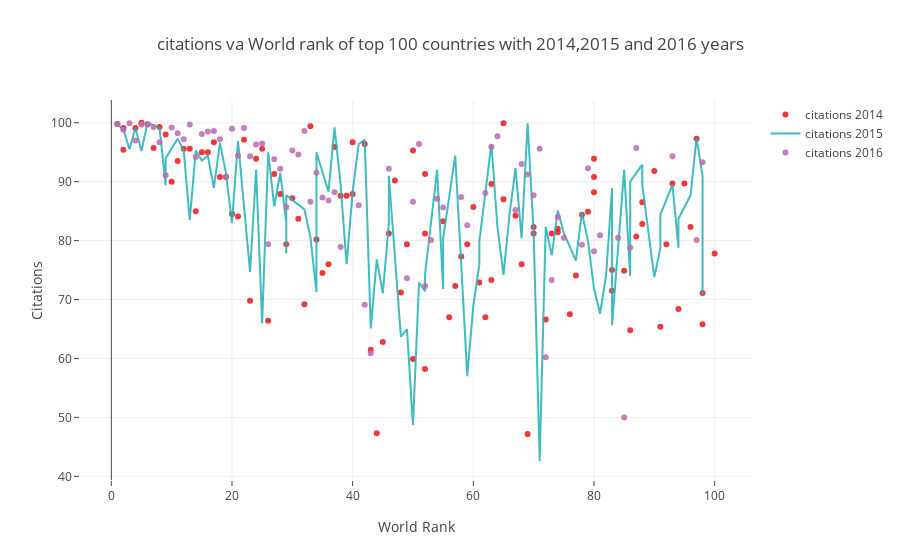

Write notebook code for a chart like this one.
### Markdown cell above
df2014=my_data[my_data == 2014].iloc[:100,:]
df2015=my_data[my_data == 2014].iloc[:100,:]
df2016=my_data[

### Code cell
df2014=my_data[my_data.year == 2014].iloc[:100,:]
df2015=my_data[my_data.year == 2015].iloc[:100,:]
df2016=my_data[my_data.year == 2016].iloc[:100,:]
trace1=go.Scatter(x=df2014.world_rank,y=df2014.citations,mode='markers',name='citations 2014',text=df2014.university_name,
       marker=dict(color='rgba(239, 26, 26, 0.87)'))
trace2=go.Scatter(x=df2015.world_rank,y=df2015.citations,mode='lines',name='citations 2015',text=df2015.university_name,
       marker=dict(color='rgba(35, 179, 184, 0.87)'))
trace3=go.Scatter(x=df2016.world_rank,y=df2016.citations,mode='markers',name='citations 2016',text=df2016.university_name,
       marker=dict(color='rgba(188, 108, 178, 0.87)'))
data=[trace1,trace2,trace3]
layout=dict(title='citations va World rank of top 100 countries with 2014,2015 and 2016 years',
            xaxis=dict(title='World Rank',ticklen=5),
            yaxis=dict(title='Citations',ticklen=5))
fig=dict(layout=layout,data=data)
iplot(fig)

### Figure 1 — Plotly figure (JSON) as saved in the notebook; plotly's stock layout.template omitted (floating-point values rounded to 4 significant figures)
{"data": [{"marker": {"color": "rgba(239, 26, 26, 0.87)"}, "mode": "markers", "name": "citations 2014", "text": ["California Institute of Technology", "Harvard University", "University of Oxford", "Stanford University", "Massachusetts Institute of Technology", "Princeton University", "University of Cambridge", "University of California, Berkeley", "University of Chicago", "Imperial College London", "Yale University", "University of California, Los Angeles", "Columbia University", "ETH Zurich – Swiss Federal Institute of Technology Zurich", "Johns Hopkins University", "University of Pennsylvania", "Duke University", "University of Michigan", "Cornell University", "University of Toronto", "University College London", "Northwestern University", "University of Tokyo", "Carnegie Mellon University", "University of Washington", "National University of Singapore", "University of Texas at Austin", "Georgia Institute of Technology", "University of Illinois at Urbana-Champaign", "University of Wisconsin-Madison", "University of British Columbia", "London School of Economics and Political Science", "University of California, Santa Barbara", "University of Melbourne", "McGill University", "Karolinska Institute", "École Polytechnique Fédérale de Lausanne", "King’s College London", "University of Edinburgh", "New York University", "University of California, San Diego", "Washington University in St Louis", "University of Hong Kong", "Seoul National University", "Peking University", "University of Minnesota", "University of North Carolina at Chapel Hill", "Australian National University", "Pennsylvania State University", "Boston University", "Tsinghua University", "Brown University", "Kyoto University", "University of California, Davis", "LMU Munich", "Korea Advanced Institute of Science and Technology (KAIST)", "Hong Kong University of Science and Technology", "University of Manchester", "Ohio State University", "Pohang University of Science and Technology", "KU Leuven", "Purdue University", "The University of Queensland", "University of Göttingen", "Rice University", "École Normale Supérieure", "Leiden University", "Heidelberg University", "Delft University of Technology", "University of Southern California", "École Polytechnique", "University of Sydney", "Erasmus University Rotterdam", "University of Basel", "Utrecht University", "Nanyang Technological University", "Wageningen University and Research Center", "University of Pittsburgh", "University of Bristol", "Durham University", "Emory University", "Tufts University", "Michigan State University", "University of Amsterdam", "Ghent University", "Free University of Berlin", "Technical University of Munich", "Case Western Reserve University", "Vanderbilt University", "University of Notre Dame", "Monash University", "McMaster University", "University of California, Irvine", "Humboldt University of Berlin", "University of Rochester", "Pierre and Marie Curie University", "University of Colorado Boulder", "Maastricht University", "University of Groningen", "University of Helsinki"], "type": "scatter", "uid": "8890a1aa-fb56-470f-833a-4bb5fdccfaad", "x": ["1", "2", "2", "4", "5", "6", "7", "8", "9", "10", "11", "12", "13", "14", "15", "16", "17", "18", "19", "20", "21", "22", "23", "24", "25", "26", "27", "28", "29", "30", "31", "32", "33", "34", "35", "36", "37", "38", "39", "40", "40", "42", "43", "44", "45", "46", "47", "48", "49", "50", "50", "52", "52", "52", "55", "56", "57", "58", "59", "60", "61", "62", "63", "63", "65", "65", "67", "68", "69", "70", "70", "72", "73", "74", "74", "76", "77", "78", "79", "80", "80", "80", "83", "83", "85", "86", "87", "88", "88", "90", "91", "92", "93", "94", "95", "96", "97", "98", "98", "100"], "y": [99.8, 99.1, 95.4, 99.1, 100, 99.7, 95.7, 99.3, 98, 90, 93.5, 95.6, 95.6, 85, 95, 95, 96.7, 90.8, 90.8, 84.5, 84.1, 97.1, 69.8, 93.9, 95.6, 66.4, 91.3, 87.9, 79.4, 87.2, 83.7, 69.2, 99.4, 80.2, 74.5, 76, 95.9, 87.6, 87.6, 87.9, 96.7, 96.4, 61.5, 47.3, 62.8, 81.2, 90.2, 71.2, 79.4, 95.3, 59.9, 91.3, 58.2, 81.2, 83.3, 67, 72.3, 77.3, 79.4, 85.7, 72.9, 67, 73.3, 89.6, 99.9, 87, 84.2, 76, 47.2, 81.2, 82.3, 66.6, 81.2, 81.4, 82, 67.5, 74.1, 84.4, 84.9, 88.2, 90.8, 93.9, 71.5, 75, 74.9, 64.8, 80.7, 82.8, 86.5, 91.8, 65.4, 79.4, 89.7, 68.4, 89.7, 82.3, 97.3, 65.8, 71.1, 77.8]}, {"marker": {"color": "rgba(35, 179, 184, 0.87)"}, "mode": "lines", "name": "citations 2015", "text": ["California Institute of Technology", "Harvard University", "University of Oxford", "Stanford University", "University of Cambridge", "Massachusetts Institute of Technology", "Princeton University", "University of California, Berkeley", "Imperial College London", "Yale University", "University of Chicago", "University of California, Los Angeles", "ETH Zurich – Swiss Federal Institute of Technology Zurich", "Columbia University", "Johns Hopkins University", "University of Pennsylvania", "University of Michigan", "Duke University", "Cornell University", "University of Toronto", "Northwestern University", "University College London", "University of Tokyo", "Carnegie Mellon University", "National University of Singapore", "University of Washington", "Georgia Institute of Technology", "University of Texas at Austin", "LMU Munich", "University of Illinois at Urbana-Champaign", "University of Wisconsin-Madison", "University of British Columbia", "University of Melbourne", "London School of Economics and Political Science", "École Polytechnique Fédérale de Lausanne", "University of Edinburgh", "University of California, Santa Barbara", "New York University", "McGill University", "King’s College London", "University of California, San Diego", "Washington University in St Louis", "University of Hong Kong", "Karolinska Institute", "Australian National University", "University of Minnesota", "University of North Carolina at Chapel Hill", "Peking University", "Tsinghua University", "Seoul National University", "Hong Kong University of Science and Technology", "Korea Advanced Institute of Science and Technology (KAIST)", "University of Manchester", "Brown University", "KU Leuven", "University of California, Davis", "Boston University", "Pennsylvania State University", "Kyoto University", "University of Sydney", "Nanyang Technological University", "École Polytechnique", "Scuola Normale Superiore di Pisa", "Leiden University", "The University of Queensland", "Pohang University of Science and Technology", "University of Göttingen", "Ohio State University", "Rice University", "Heidelberg University", "Delft University of Technology", "Erasmus University Rotterdam", "Wageningen University and Research Center", "University of Bristol", "University of Basel", "University of Southern California", "University of Amsterdam", "École Normale Supérieure", "Utrecht University", "Humboldt University of Berlin", "Free University of Berlin", "Michigan State University", "Durham University", "Monash University", "Middle East Technical University", "University of Arizona", "University of Notre Dame", "Tufts University", "University of California, Irvine", "Ghent University", "University of Massachusetts", "University of Pittsburgh", "Emory University", "McMaster University", "University of Glasgow", "Vanderbilt University", "University of Colorado Boulder", "Stockholm University", "Technical University of Munich", "Uppsala University"], "type": "scatter", "uid": "f59bb437-a919-4bc7-9a92-eb1218bd76dc", "x": ["1", "2", "3", "4", "5", "6", "7", "8", "9", "9", "11", "12", "13", "14", "15", "16", "17", "18", "19", "20", "21", "22", "23", "24", "25", "26", "27", "28", "29", "29", "29", "32", "33", "34", "34", "36", "37", "38", "39", "40", "41", "42", "43", "44", "45", "46", "46", "48", "49", "50", "51", "52", "52", "54", "55", "55", "57", "58", "59", "60", "61", "61", "63", "64", "65", "66", "67", "68", "69", "70", "71", "72", "73", "74", "75", "75", "77", "78", "79", "80", "81", "82", "83", "83", "85", "86", "86", "88", "88", "90", "91", "91", "93", "94", "94", "96", "97", "98", "98", "98"], "y": [99.7, 98.9, 95.5, 99.1, 95.2, 100, 99.6, 99.1, 89.4, 94, 97.3, 95.3, 83.5, 95.3, 93.6, 94.4, 88.9, 96.6, 91.5, 83, 96.9, 85.1, 74.7, 92, 66, 95, 85.8, 91.5, 83, 77.8, 87.7, 85.3, 80.6, 71.3, 95, 88.3, 99.2, 89.5, 76, 88.3, 96.4, 97.1, 65.1, 76.8, 71.1, 82.9, 91, 63.7, 65, 48.7, 72.9, 71.4, 74.3, 92, 71.8, 80.4, 94.4, 76, 57, 69, 75.9, 79.9, 96.4, 82.3, 74.2, 84.4, 92.3, 80.4, 99.9, 81.4, 42.6, 82.3, 77.5, 85.1, 81.4, 81.3, 76.6, 84.8, 80, 71.9, 67.6, 74, 88.9, 65.7, 92, 74, 90, 92.9, 89.5, 73.8, 78.7, 84.4, 89.5, 78.8, 83.7, 87.7, 97.4, 90.9, 78.8, 70.9]}, {"marker": {"color": "rgba(188, 108, 178, 0.87)"}, "mode": "markers", "name": "citations 2016", "text": ["California Institute of Technology", "University of Oxford", "Stanford University", "University of Cambridge", "Massachusetts Institute of Technology", "Harvard University", "Princeton University", "Imperial College London", "ETH Zurich – Swiss Federal Institute of Technology Zurich", "University of Chicago", "Johns Hopkins University", "Yale University", "University of California, Berkeley", "University College London", "Columbia University", "University of California, Los Angeles", "University of Pennsylvania", "Cornell University", "University of Toronto", "Duke University", "University of Michigan", "Carnegie Mellon University", "London School of Economics and Political Science", "University of Edinburgh", "Northwestern University", "National University of Singapore", "King’s College London", "Karolinska Institute", "LMU Munich", "New York University", "École Polytechnique Fédérale de Lausanne", "University of Washington", "University of Melbourne", "University of British Columbia", "KU Leuven", "University of Illinois at Urbana-Champaign", "Heidelberg University", "McGill University", "University of California, San Diego", "University of California, Santa Barbara", "Georgia Institute of Technology", "Peking University", "University of Tokyo", "University of California, Davis", "University of Hong Kong", "University of Texas at Austin", "Tsinghua University", "Wageningen University and Research Center", "Humboldt University of Berlin", "University of Wisconsin-Madison", "Brown University", "Australian National University", "Technical University of Munich", "École Normale Supérieure", "Nanyang Technological University", "University of Manchester", "University of Sydney", "University of Amsterdam", "Hong Kong University of Science and Technology", "The University of Queensland", "Washington University in St Louis", "Utrecht University", "University of North Carolina at Chapel Hill", "Boston University", "Delft University of Technology", "University of Minnesota", "Leiden University", "University of Southern California", "University of Bristol", "Durham University", "Erasmus University Rotterdam", "Free University of Berlin", "Monash University", "University of Groningen", "Pennsylvania State University", "University of Glasgow", "University of Helsinki", "University of Tübingen", "University of Pittsburgh", "University of Warwick", "Uppsala University", "University of Copenhagen", "University of New South Wales", "University of Freiburg", "Seoul National University", "University of St Andrews", "Vanderbilt University", "Kyoto University", "Maastricht University", "Emory University", "Lund University", "Ohio State University", "University of Exeter", "University of Bonn", "Georgetown University", "McMaster University", "University of Sheffield", "Queen Mary University of London", "University of Göttingen", "Michigan State University"], "type": "scatter", "uid": "a3deca2b-b057-472f-be1f-2539951d0c8d", "x": ["1", "2", "3", "4", "5", "6", "7", "8", "9", "10", "11", "12", "13", "14", "15", "16", "17", "18", "19", "20", "21", "22", "23", "24", "25", "26", "27", "28", "29", "30", "31", "32", "33", "34", "35", "36", "37", "38", "=39", "=39", "41", "42", "43", "=44", "=44", "46", "=47", "=47", "49", "50", "51", "52", "53", "54", "55", "=56", "=56", "58", "59", "=60", "=60", "62", "63", "64", "=65", "=65", "67", "68", "69", "70", "71", "72", "73", "74", "75", "=76", "=76", "78", "79", "80", "81", "=82", "=82", "84", "85", "86", "87", "=88", "=88", "=90", "=90", "=90", "93", "=94", "=94", "=94", "97", "98", "=99", "=99"], "y": [99.8, 98.8, 99.9, 97, 99.7, 99.8, 99.3, 96.7, 91.1, 99.2, 98.2, 97.2, 99.7, 94.2, 98.1, 98.5, 98.6, 97.2, 90.9, 99, 94.4, 99.1, 94.3, 96.3, 96.5, 79.4, 93.8, 92.2, 85.7, 95.3, 94.6, 98.6, 86.6, 91.5, 87.3, 86.8, 88.2, 78.9, 98.7, 99.2, 86, 69.1, 60.9, 84.3, 70.1, 92.2, 58.8, 87.8, 73.6, 86.6, 96.4, 72.3, 80.1, 87.1, 85.6, 77.3, 77.5, 87.4, 82.6, 82.4, 99.2, 88.1, 95.9, 97.7, 61.5, 88, 85.2, 93, 91.2, 87.7, 95.6, 60.2, 73.3, 84, 80.5, 92.3, 82.1, 79.3, 92.3, 78.2, 80.9, 86.2, 82.1, 80.5, 50, 78.8, 95.7, 46.6, 82.7, 96.7, 81.3, 83.2, 94.3, 85.3, 82.5, 84.9, 80.1, 93.3, 72.7, 76.8]}], "layout": {"title": "citations va World rank of top 100 countries with 2014,2015 and 2016 years", "xaxis": {"ticklen": 5, "title": "World Rank"}, "yaxis": {"ticklen": 5, "title": "Citations"}}}
